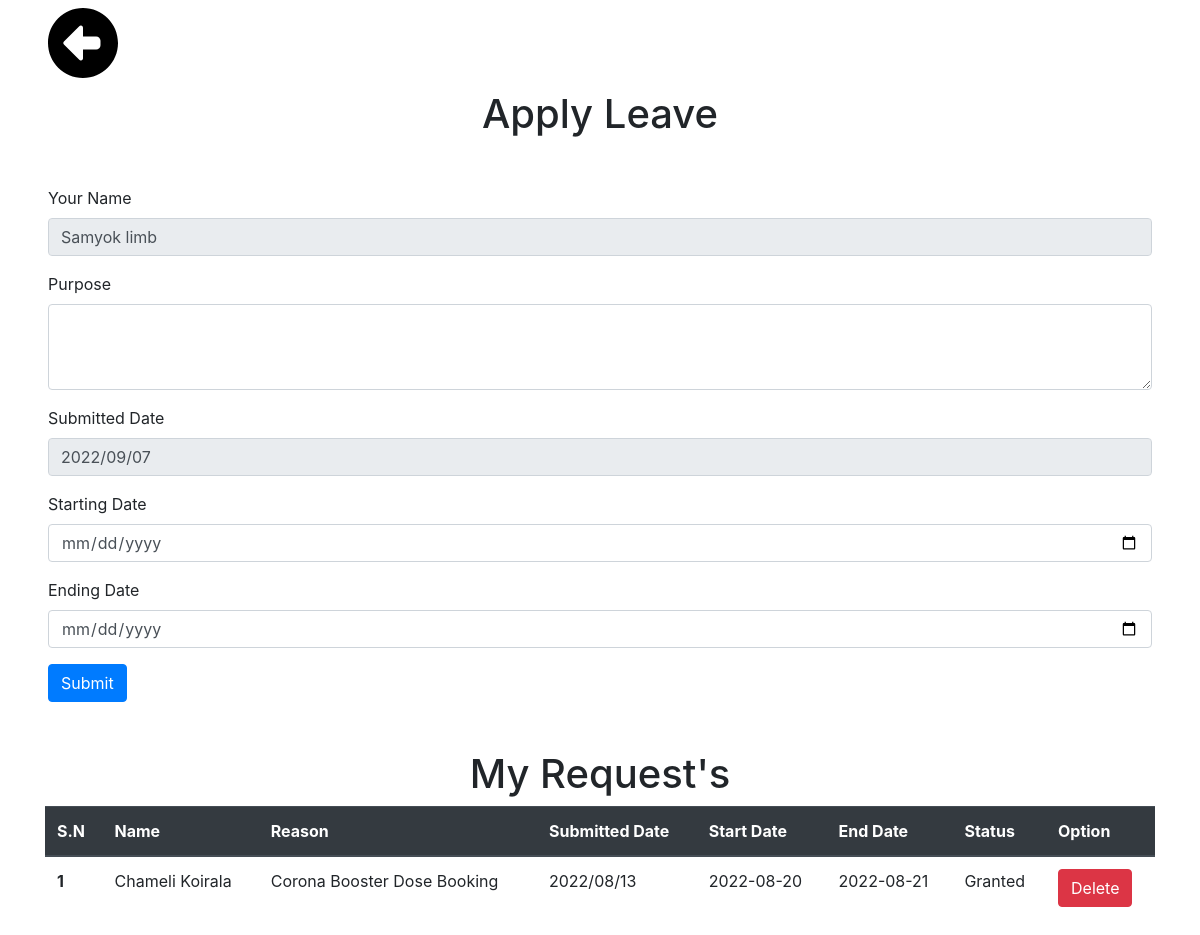
/OP20_Leave_Req.php (signed in), run on the app's committed database.
### tables this page shows
CREATE TABLE `leaverequests` (
  `u_id` int(11) NOT NULL,
  `leave_id` int(11) NOT NULL,
  `Name` varchar(255) NOT NULL,
  `Reason` varchar(255) NOT NULL,
  `submitted_date` varchar(255) NOT NULL,
  `Date` varchar(255) NOT NULL,
  `end_date` varchar(255) NOT NULL,
  `status` int(11) NOT NULL
);

### OP20_Leave_Req.php (the view, shortened to what this page needs)
<?php
            include "./Connection/dbcon.php";
            $current_date=date("Y/m/d");
            $con=mysqli_connect($servername,$username,$password,$dbname);
            $curren_user_id= $_SESSION['id'];
?>
<!doctype html>
<html lang="en">
<head>
    <link rel="stylesheet" href="CSS/bootstrap.min.css">
</head>
<body>
        <a href="dashboard.php"><img src="./icons/goback.svg" alt="" class="rounded float-start mx-5 my-2"  width="70px" height="70px" name="go_back"></a>
        <h1 class="text-center my-1 ">Apply Leave</h1>
        <form class="my-5 mx-5 w-5" method="POST">
            <div class="form-group">
                <label for="exampleFormControlInput1">Your Name</label>
                <input type="text" class="form-control" id="exampleFormControlInput1"
                    value="<?php echo $_SESSION['name']    ?>" name="name" readonly>
            </div>
            <div class="form-group">
                <label for="exampleFormControlTextarea1">Purpose</label>
                <textarea class="form-control" id="exampleFormControlTextarea1" rows="3" name="reason"></textarea>
            </div>
            <div class="form-group">
                <label for="exampleFormControlTextarea1">Submitted Date</label>
                <input type="text" class="form-control" id="exampleFormControlInput1"
                    value="<?php echo $current_date; ?>" name="submitted_date" readonly>
            </div>
            <div class="form-group">
                <label for="exampleFormControlTextarea1">Starting Date</label>
                <input type="date" class="form-control" id="exampleFormControlInput1" placeholder="name@example.com"
                    name="start_date">
            </div>
            <div class="form-group">
                <label for="exampleFormControlTextarea1">Ending Date</label>
                <input type="date" class="form-control" id="exampleFormControlInput1" placeholder="name@example.com"
                    name="end_date">
            </div>
            <button type="submit" id="add_user_btn" name="submit" value="Submit" class="btn btn-primary">Submit</button>
        </form>
        <div class="container">
            <h1 class="text-center">My Request's</h1>
            <table class="table">
                <thead class="thead-dark">
                    <tr>
                        <th scope="col">S.N</th>
                        <th scope="col">Name</th>
                        <th scope="col">Reason</th>
                        <th scope="col">Submitted Date</th>
                        <th scope="col">Start Date</th>
                        <th scope="col">End Date</th>
                        <th scope="col">Status</th>
                        <th scope="col">Option</th>
                    </tr>
                </thead>
                <tbody>
                    <?php
                             $sql="SELECT * FROM `leaverequests` WHERE `leave_id` = $curren_user_id";
                            $result=mysqli_query($con,$sql);
                            if($result){
                                $count=mysqli_num_rows($result);
                                if($count>0){
                                    $sn=1;
                                    while($row=mysqli_fetch_assoc($result)){
                                        if($row['status']==0){
                                            $prev_action="Declined";
                                        }
                                        elseif($row['status']==2){
                                            $prev_action="Pending";
                                        }
                                        elseif($row['status']==1){
                                            $prev_action="Granted";
                                        }
                                        echo '
                                        <tr>
                                        <th scope="row">' . $sn . '</th>
                                        <td>'.$row['Name'].'</td>
                                        <td>'.$row['Reason'].'</td>
                                        <td>'.$row['submitted_date'].'</td>
                                        <td>'.$row['Date'].'</td>
                                        <td>'.$row['end_date'].'</td>
                                        <td>'.$prev_action.'</td>
                                        <td>
                                        <a href="OP21_delete_request.php?deleteid=' . $row['u_id'] . '"><button type="button" class="btn btn-danger">Delete</button></a>
                                        </td>
                                    </tr>
                                        ';
                                        $sn++;
                                    }
                                }
                            }
                ?>
                </tbody>
            </table>
        </div>
</body>
</html>

### data on the page
leaverequests: Name "Chameli Koirala", Reason "Corona Booster Dose Booking", submitted_date "2022/08/13", Date "2022-08-20", end_date "2022-08-21", status "Granted"
